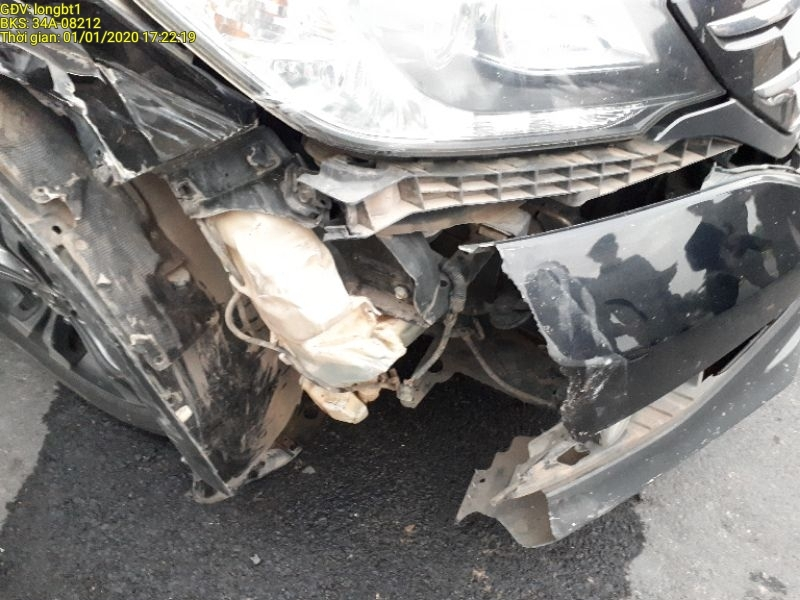
#> input picture data/input/01012020_172204image891741.jpg, 800 x 600 px
$ python -i ela.py   (imports and definitions only)
#> lines starting #> are read from the running program, lines starting #| are printed output that depends on the picture
#> further down, picture is the input picture: PIL image 800x600 RGB; mean R, G, B 129, 127.1, 124.8

from PIL import Image, ImageChops, ImageEnhance
import numpy as np
from io import BytesIO


def compute_ela(image: Image.Image, resave_quality: int = 95, threshold: int = 30):
#> called with resave_quality = 95, threshold = 30
    buffer = BytesIO()
    image.save(buffer, format='JPEG', quality=resave_quality)
    buffer.seek(0)
    resaved = Image.open(buffer)

    diff = ImageChops.difference(image, resaved)
    enhancer = ImageEnhance.Brightness(diff)
    ela_img = enhancer.enhance(20)
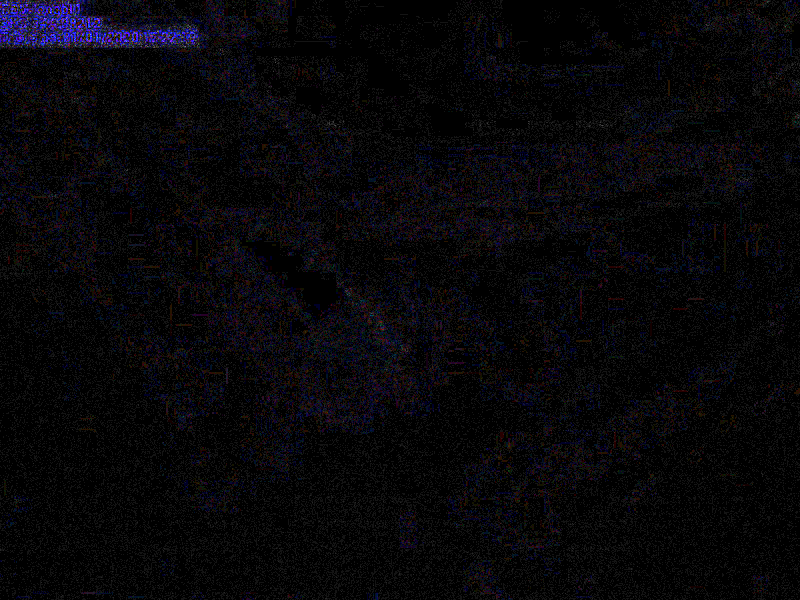
#> ela_img: PIL image 800x600 RGB; mean R, G, B 7.4, 6.5, 9.4

    arr = np.asarray(ela_img.convert('L'))
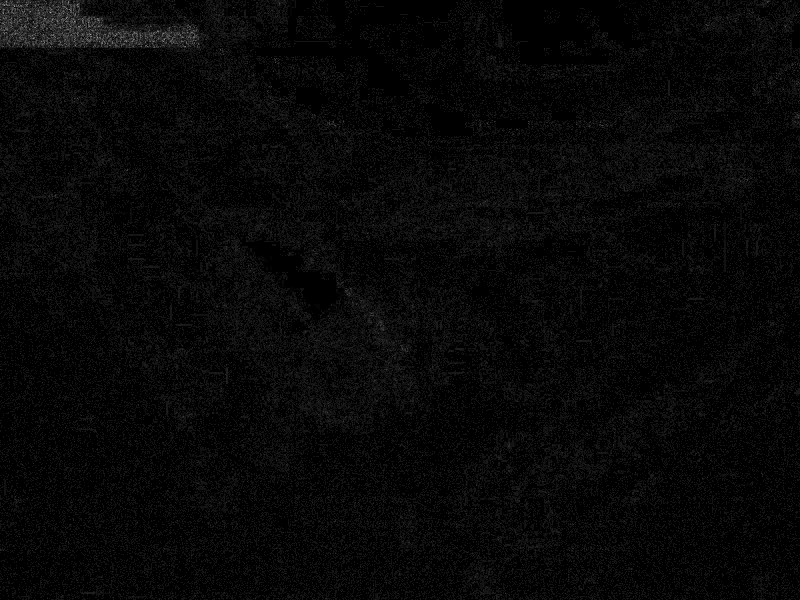
#> arr: shape (600, 800); min 0, max 183, mean 7.1
    score = float((arr > threshold).mean())
#> score = 0.0226
    overlay = ela_img.convert('RGB')
    return {"score": score, "overlay": overlay}

>>> from PIL import Image
>>> picture = Image.open('../../data/input/01012020_172204image891741.jpg')
>>> result = compute_ela(picture)
#> result = 2 items

$ run again, on data/input/01012020_172251image12370.jpg
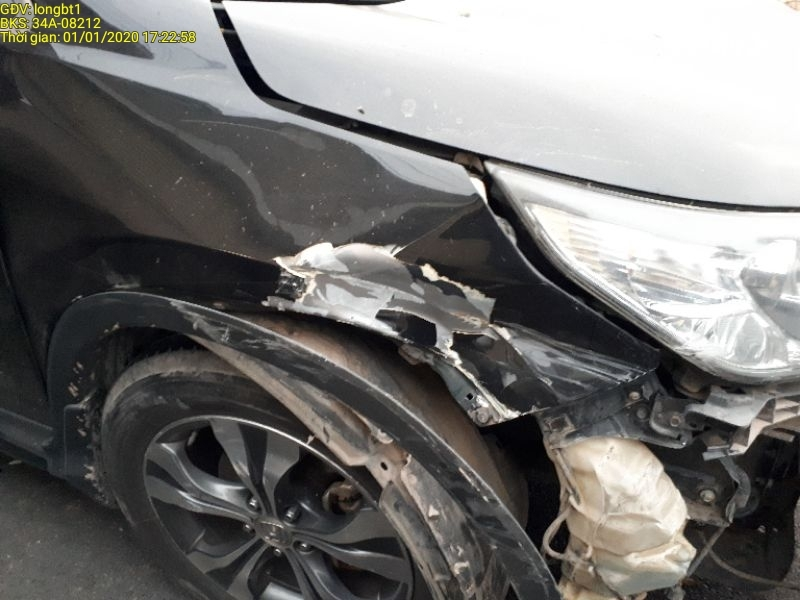
#> input picture data/input/01012020_172251image12370.jpg, 800 x 600 px
#> picture is the input picture: PIL image 800x600 RGB; mean R, G, B 117.7, 116.6, 114.9
#> in compute_ela, `ela_img = enhancer.enhance(20)`:
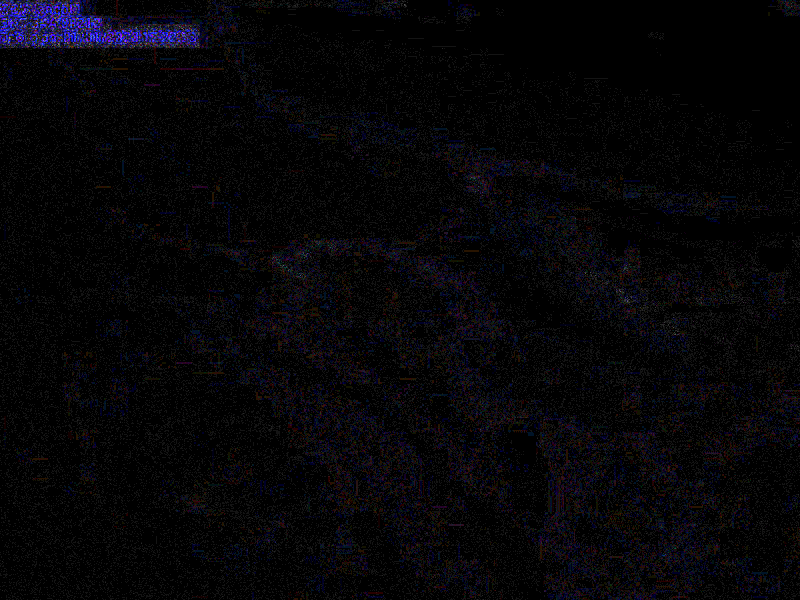
#> ela_img: PIL image 800x600 RGB; mean R, G, B 5.8, 5.2, 7.8
#> score = 0.0188
#> result = 2 items

$ run again, on data/input/01022020_083952image768902.jpg
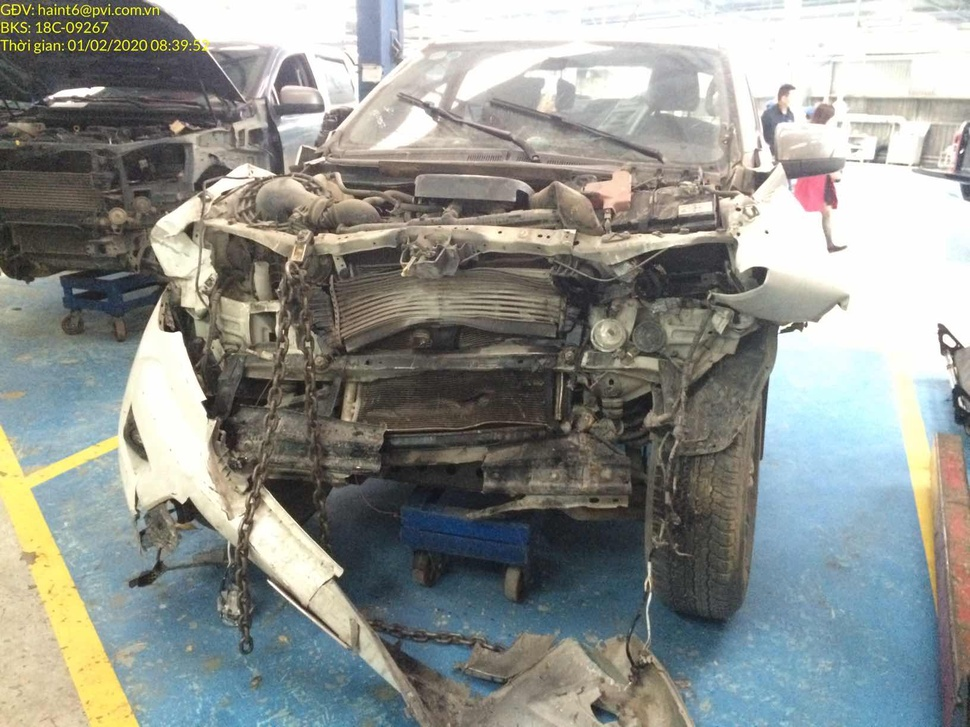
#> input picture data/input/01022020_083952image768902.jpg, 970 x 727 px, shrunk from 1632 x 1224 before the run
#> picture is the input picture: PIL image 970x727 RGB; mean R, G, B 144.1, 147.5, 142.9
#> in compute_ela, `ela_img = enhancer.enhance(20)`:
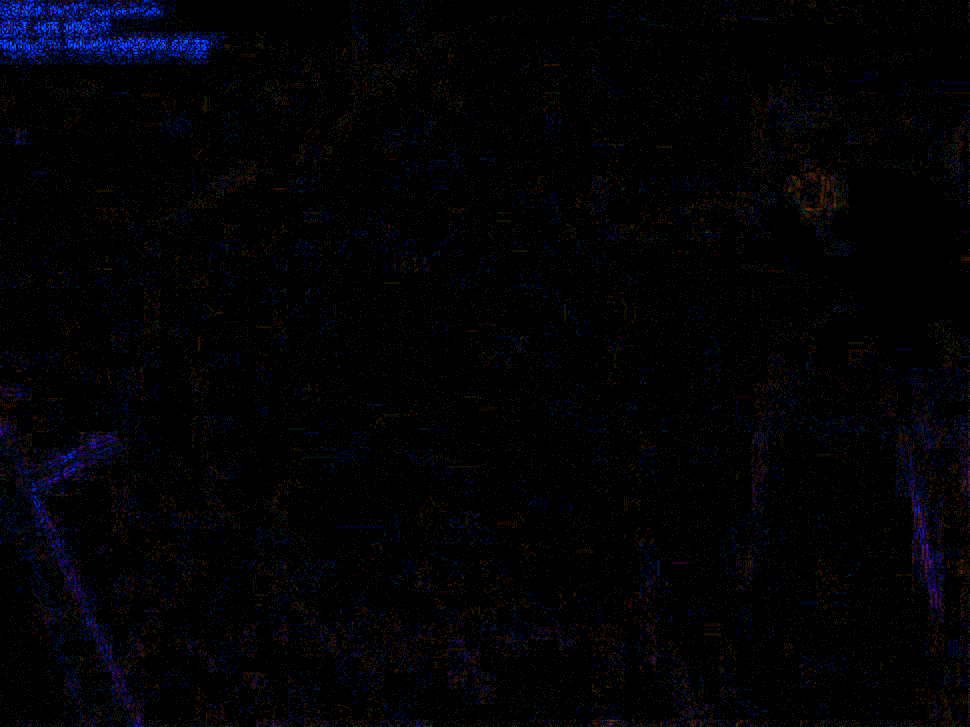
#> ela_img: PIL image 970x727 RGB; mean R, G, B 2.2, 2.2, 4.8
#> in compute_ela, `arr = np.asarray(ela_img.convert('L'))`:
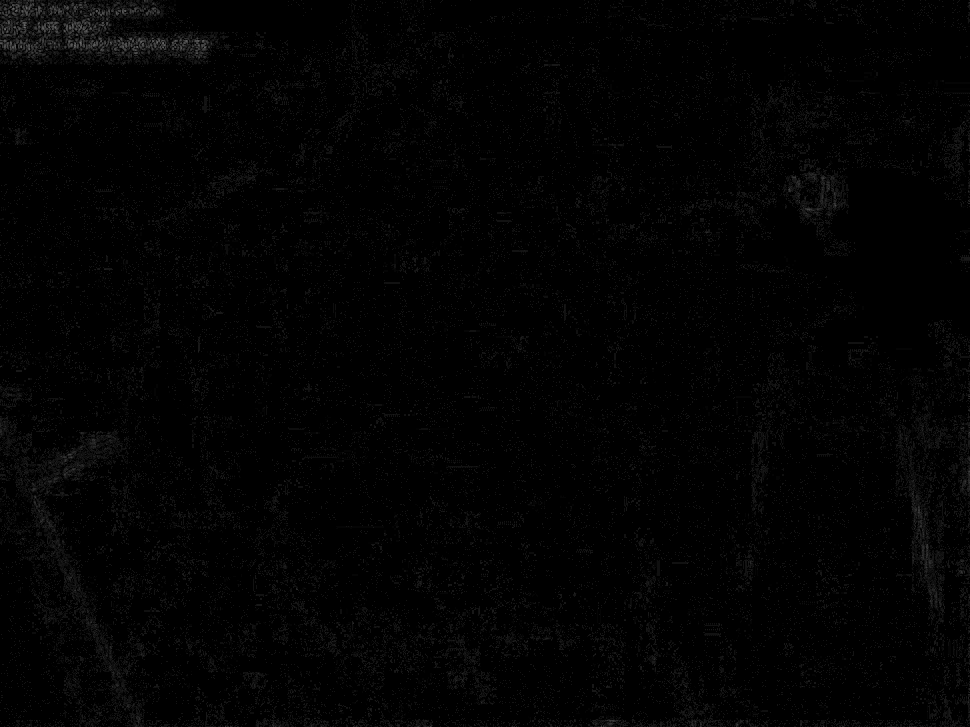
#> arr: shape (727, 970); min 0, max 111, mean 2.5
#> score = 0.00747
#> result = 2 items

$ run again, on data/input/01022020_102909image891067.jpg
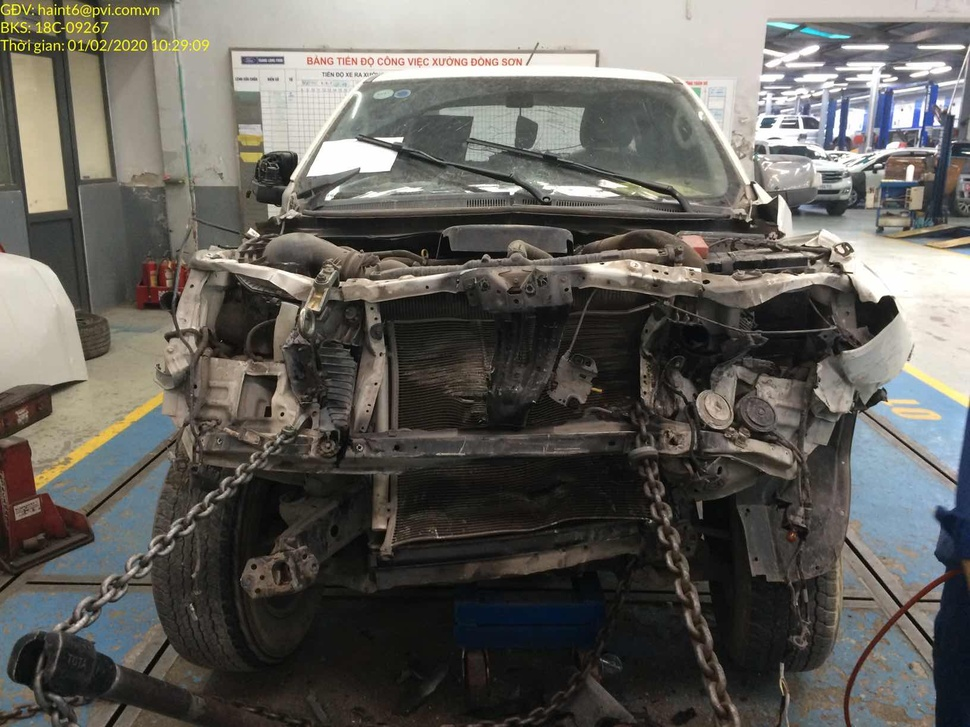
#> input picture data/input/01022020_102909image891067.jpg, 970 x 727 px, shrunk from 1632 x 1224 before the run
#> picture is the input picture: PIL image 970x727 RGB; mean R, G, B 98.3, 96, 90.7
#> in compute_ela, `ela_img = enhancer.enhance(20)`:
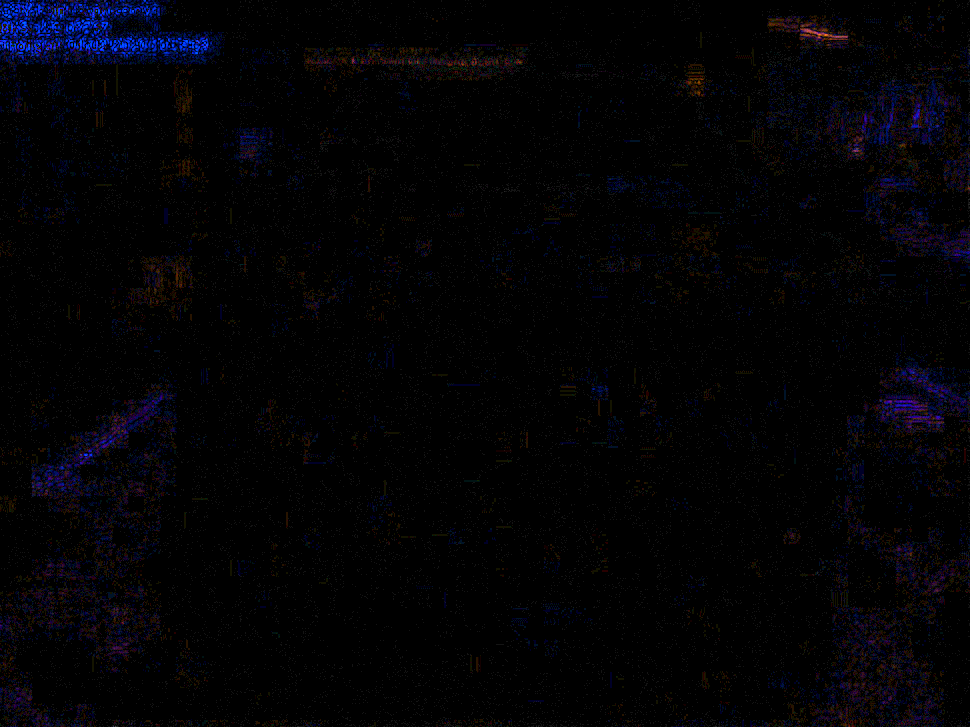
#> ela_img: PIL image 970x727 RGB; mean R, G, B 2.7, 2.3, 5
#> in compute_ela, `arr = np.asarray(ela_img.convert('L'))`:
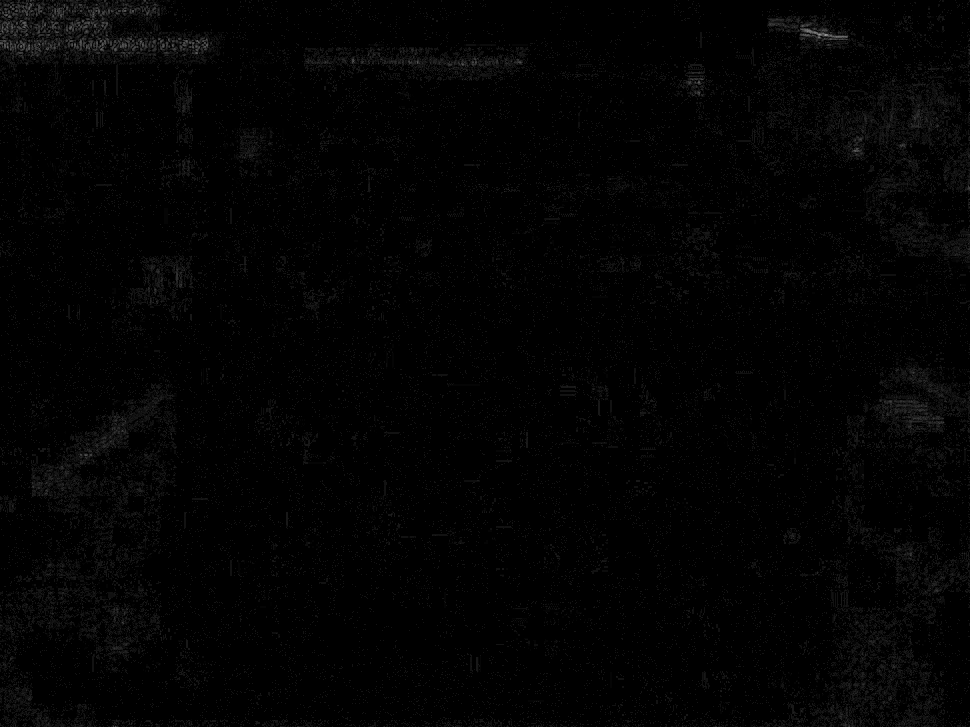
#> arr: shape (727, 970); min 0, max 154, mean 2.8
#> score = 0.00977
#> result = 2 items
